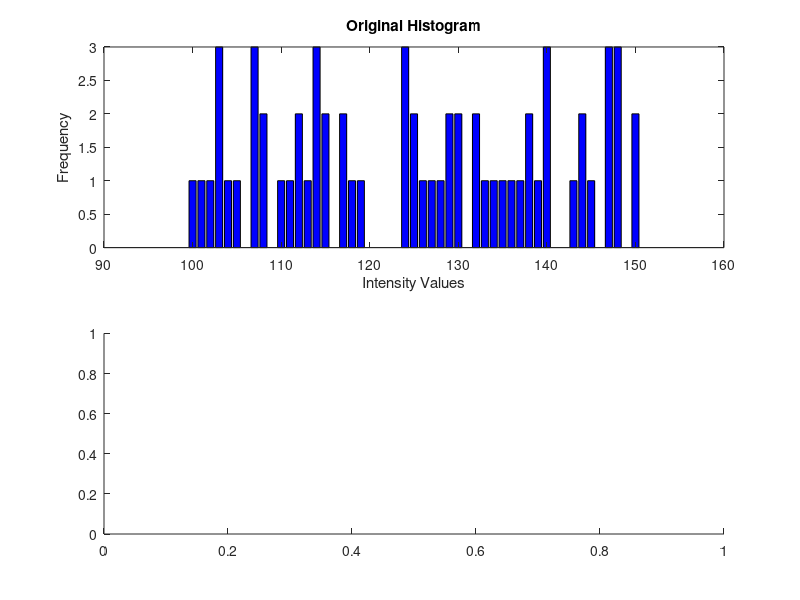

Here is the MATLAB script that generated this plot: (Note: this script raises an error after producing the figure.)

%Histogram Equalisation
%Created by Praveen

clc;
clear all;
close all;

% Generate a random 8x8 intensity matrix with values between 50 and 100
I = round(100 + (100 - 50) * rand(8)); % Values in the range [50, 150]

%Flatten the matrix into a single row vector
Ia = I(:)';

%Sort intensities
sortIa = sort(Ia);

%Find unique intensities and their frequencies
[uniqueNumbers, ~, idx] = unique(sortIa); % Unique intensities and indices
frequencies = accumarray(idx, 1); % Frequency of each intensity

%Calculate the cumulative distribution function (CDF)
cumulativeFrequencies = cumsum(frequencies);

% Total number of pixels in the image
totalPixels = numel(I);

% Minimum non-zero cumulative frequency
cdf_min = min(cumulativeFrequencies(cumulativeFrequencies > 0));

% Number of intensity levels (L = 256 for 8-bit grayscale)
L = 256;

%Apply the histogram equalization formula
h_v = round(((cumulativeFrequencies - cdf_min) / (totalPixels - cdf_min)) * (L - 1));

%Map the original intensities to equalized values
equalizedImage = zeros(size(I)); % Initialize equalized image
for i = 1:length(uniqueNumbers)
    equalizedImage(I == uniqueNumbers(i)) = h_v(i);
end

equalizedImage = uint8(equalizedImage);
I = uint8(I);

% Plot the original and equalized histograms for comparison
figure(1);
subplot(2, 1, 1);
bar(uniqueNumbers, frequencies, 'FaceColor', 'b');
title('Original Histogram');
xlabel('Intensity Values');
ylabel('Frequency');

subplot(2, 1, 2);
bar(0:L-1, histcounts(equalizedImage(:), 0:L), 'FaceColor', 'r');
title('Equalized Histogram');
xlabel('Intensity Values');
ylabel('Frequency');

figure(2)
subplot(1,2,1)
imshow(I)
title("Original Image");

subplot(1,2,2)
imshow(equalizedImage)
title("Equalised Image");
